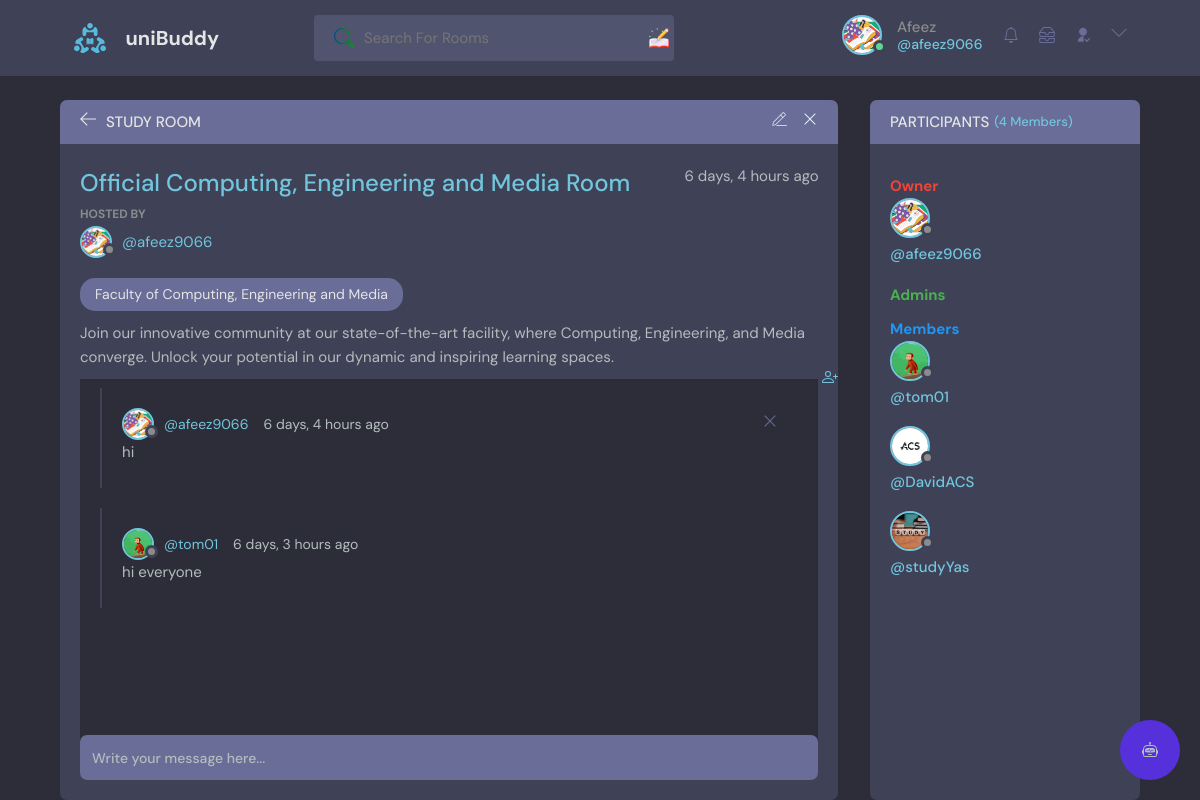
The app's page /room/11/ (signed in) with its own data.
### base/models.py (models this page shows, shortened)
class User(AbstractUser):
    name = models.CharField(max_length=200, null=True)
    email = models.EmailField(unique=True, null=True)
    bio = models.TextField(null=True)
    avatar = models.ImageField(null=True, default="avatar.svg")
    followers = models.ManyToManyField('self', related_name='following', blank=True, symmetrical=False)
    follower_count = models.IntegerField(default=0)
    last_checked = models.DateTimeField(auto_now_add=True)
    USERNAME_FIELD = 'email'
    REQUIRED_FIELDS = []

class Room(models.Model):
    host = models.ForeignKey(User, on_delete=models.SET_NULL, null=True)
    topic = models.ForeignKey(Topic, on_delete=models.SET_NULL, null=True)
    name = models.CharField(max_length=200)
    description = models.TextField(null=True, blank=True)
    participants = models.ManyToManyField(
        User, related_name='participants', blank=True)
    updated = models.DateTimeField(auto_now=True)
    created = models.DateTimeField(auto_now_add=True)
    upvotes = models.IntegerField(default=0)
    upvoted_by = models.ManyToManyField(User, related_name='upvoted_rooms')
    is_private = models.BooleanField(default=False)
    access_code = models.CharField(max_length=10, blank=True, null=True)
    admins = models.ManyToManyField(User, related_name="admin_rooms", blank=True)
    class Meta:
        ordering = ['-updated', '-created']

class Topic(models.Model):
    name = models.CharField(max_length=200)
    def __str__(self):
        return self.name

class Message(models.Model):
    user = models.ForeignKey(
        User, on_delete=models.SET_NULL, null=True, blank=True)
    recipient = models.ForeignKey(
        User, on_delete=models.SET_NULL, null=True, blank=True, related_name="messages")
    name = models.CharField(max_length=200, null=True, blank=True)
    email = models.EmailField(max_length=200, null=True, blank=True)
    subject = models.CharField(max_length=200, null=True, blank=True)
    body = models.TextField()
    is_read = models.BooleanField(default=False, null=True)
    room = models.ForeignKey(Room, on_delete=models.CASCADE)
    updated = models.DateTimeField(auto_now=True)
    created = models.DateTimeField(auto_now_add=True)
    class Meta:
        ordering = ['is_read', '-created']

### base/views.py (the view, shortened to what this page needs)
# urls.py: path('room/<str:pk>/', views.room, name="room"),
def room(request, pk):
    room = Room.objects.get(id=pk)
    if room.is_private and request.user not in room.participants.all():
        return redirect('access_code', pk=room.id)
    room_messages = room.message_set.all().order_by('created')
    participants = room.participants.all()
    is_admin = request.user in room.admins.all()
    following = request.user.following.all()
    context = {'room': room, 'room_messages': room_messages,
               'participants': participants, 'is_admin': is_admin, 'following': following}
    return render(request, 'base/room.html', context)

### base/templatetags/custom_tags.py (called while the page is built)
@register.simple_tag
def unread_messages_count(user):
    return user.messages.filter(is_read=False).count()

### base/templatetags/notification_tags.py (called while the page is built)
@register.simple_tag
def unread_notifications_count(user):
    last_checked = user.last_checked
    return Notification.objects.filter(receiver=user, created_at__gt=last_checked).count()

### base/templates/base/room.html (shortened to what this page needs)
{% extends 'main.html' %}
{% load static %}
{% block content %}
<main class="profile-page layout layout--2">
  <div class="container">
    <div class="room">
      <div class="room__top">
        <div class="room__topLeft">
          <a href="{% url 'home' %}">
            <svg version="1.1" xmlns="http://www.w3.org/2000/svg" width="32" height="32" viewBox="0 0 32 32">
              <title>arrow-left</title>
              <path
                d="M13.723 2.286l-13.723 13.714 13.719 13.714 1.616-1.611-10.96-10.96h27.625v-2.286h-27.625l10.965-10.965-1.616-1.607z">
              </path>
            </svg>
          </a>
          <h3>Study Room</h3>
        </div>
        {% if room.host == request.user %}
        <div class="room__topRight">
          <a href="{% url 'update-room' room.id %}">
          </a>
          <a href="{% url 'delete-room' room.id %}">
            <svg version="1.1" xmlns="http://www.w3.org/2000/svg" width="32" height="32" viewBox="0 0 32 32">
              <title>remove</title>
              <path
                d="M27.314 6.019l-1.333-1.333-9.98 9.981-9.981-9.981-1.333 1.333 9.981 9.981-9.981 9.98 1.333 1.333 9.981-9.98 9.98 9.98 1.333-1.333-9.98-9.98 9.98-9.981z">
              </path>
            </svg>
          </a>
        </div>
        {% endif %}
      </div>
      <div class="room__box scroll">
        <div class="room__header scroll">
          <div class="room__info">
            <h3>{{room.name}}</h3>
            <span>{{room.created|timesince}} ago</span>
          </div>
          <div class="room__hosted">
            <p>Hosted By</p>
            <a href="{% url 'user-profile' room.host.id %}" class="room__author">
              <div class="avatar avatar--small">
                <img src="{{room.host.avatar.url}}" />
              </div>
              <span>@{{room.host.username}}</span>
            </a>
          </div>
          <span class="room__topics">{{room.topic}}</span>
          <br>
          <span class="room_description">{{room.description}}</span>
        </div>
        <div class="room__conversation">
          <div class="threads scroll">
            <div class="invite-wrapper">
              <a href="#" class="invite-btn" onclick="toggleInviteDropdown()">
              </a>
           </div>
            {% for message in room_messages %}
            <div class="thread">
              <div class="thread__top">
                <div class="thread__author">
                  <a href="{% url 'user-profile' message.user.id %}" class="thread__authorInfo">
                    <div class="avatar avatar--small">
                      <img src="{{message.user.avatar.url}}" />
                    </div>
                    <span>@{{message.user.username}}</span>
                  </a>
                  <span class="thread__date">{{message.created|timesince}} ago</span>
                </div>
                {% if request.user == message.user %}
                <a href="{% url 'delete-message' message.id %}">
                  <div class="thread__delete">
                    <svg version="1.1" xmlns="http://www.w3.org/2000/svg" width="32" height="32" viewBox="0 0 32 32">
                      <title>remove</title>
                      <path
                        d="M27.314 6.019l-1.333-1.333-9.98 9.981-9.981-9.981-1.333 1.333 9.981 9.981-9.981 9.98 1.333 1.333 9.981-9.98 9.98 9.98 1.333-1.333-9.98-9.98 9.98-9.981z">
                      </path>
                    </svg>
                  </div>
                </a>
                {% endif %}
              </div>
              <div class="message__container">
                <div class="message-content">
                  {{message.body}}
              </div>
              </div>
            </div>
            {% endfor %}
          </div>
        </div>
      </div>
      <div class="room__message">
        <form action="" method="POST">
          <input name="body" placeholder="Write your message here..." />
        </form>
      </div>
    </div>
    <div class="participants">
      <h3 class="participants__top">Participants <span>({{participants.count}} Members)</span></h3>
      <div class="participants__list scroll" data-room-id="{{ room.id }}">
        <h4 class="role-title owner-title">Owner</h4>
        <div class="owner">
        </div>
        <h4 class="role-title admin-title">Admins</h4>
        <h4 class="role-title member-title">Members</h4>
        <div class="members">
        </div>
        {% for user in participants %}
          {% if user == room.host %}
            <div class="participant owner">
          {% elif user in room.admins.all %}
            <div class="participant admin">
          {% else %}
            <div class="participant member">
          {% endif %}
              <a href="{%  url 'user-profile' user.id %}">
                <div class="avatar avatar--medium">
                  <img src="{{user.avatar.url}}" />
                </div>
                <p>
                  <span>@{{user.username}}</span>
                </p>
              </a>
        {% endfor %}
      </div>
    </div>
  </div>
</main>
{% endblock content %}

### templates/navbar.html (shortened to what this page needs)
{% load static %}
{% load static custom_tags %}
{% load static notification_tags %}
<header class="header header--loggedIn">
    <div class="container">
        <a href="{% url 'home' %}" class="header__logo">
            <img src="{% static 'images/logo.svg' %}" />
            <h1>uniBuddy</h1>
        </a>
        <form class="header__search" method="GET" action="{% url 'home' %}">
            <label>
                <input name="q" placeholder="Search For Rooms" />
                <div class="search-addon"></div>
            </label>
        </form>
        <nav class="header__menu">
            {% if request.user.is_authenticated %}
            <div class="header__user">
                <a href="{% url 'user-profile' request.user.id %}">
                    <div class="avatar avatar--medium active">
                        <img src="{{request.user.avatar.url}}" />
                    </div>
                    <p>{{request.user.name}} <span>@{{request.user.username}}</span></p>
                    <a href="{% url 'get_notifications' %}">
                    </a>
                    <a href="{% url 'inbox' %}">
                    </a>
                </a>
                <a href="{% url 'follower_list' request.user.id %}">
                    <svg xmlns="http://www.w3.org/2000/svg" viewBox="0 0 24 24"> <g> <path fill="none" d="M0 0h24v24H0z"/>
                        <path d="M13 14.062V22H4a8 8 0 0 1 9-7.938zM12 13c-3.315 0-6-2.685-6-6s2.685-6 6-6 6 2.685 6 6-2.685 6-6 6zm5.793 6.914l3.535-3.535 1.415 1.414-4.95 4.95-3.536-3.536 1.415-1.414 2.12 2.121z"/> </g>
                    </svg>
                </a>
                <button class="dropdown-button">
                    <svg version="1.1" xmlns="http://www.w3.org/2000/svg" width="32" height="32" viewBox="0 0 32 32">
                        <title>chevron-down</title>
                        <path d="M16 21l-13-13h-3l16 16 16-16h-3l-13 13z"></path>
                    </svg>
                </button>
            </div>
            {% else %}
            <a href="{% url 'login' %}">
                <img src="{% static 'images/avatar.svg' %}" />
                <p>Login</p>
            </a>
            {% endif %}
        </nav>
    </div>
</header>

### records on screen
User: user.avatar (picture), user.name "Afeez", user.username "afeez9066", avatar (picture), username "afeez9066"
Room: name "Official Computing, Engineering and Media Room", created "6 days, 4 hours", host.avatar (picture), host.username "afeez9066", topic "Faculty of Computing, Engineering and Media", description "Join our innovative community at our state-of-the-art facility, where Computing, Engineering, and Media converge. Unlock your potential in our dynamic and inspiring learning spaces."
Message: user.avatar (picture), user.username "afeez9066", created "6 days, 4 hours", body "hi"
Message: user.avatar (picture), user.username "tom01", created "6 days, 3 hours", body "hi everyone"
User: avatar (picture), username "tom01"
User: avatar (picture), username "DavidACS"
User: avatar (picture), username "studyYas"

### other values on screen
{{ participants.count }} "4"
